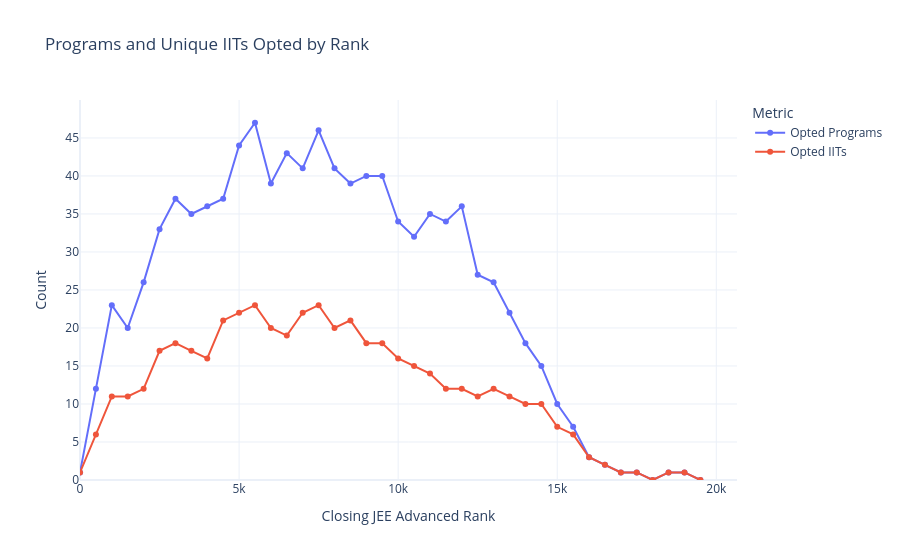

Notebook code for this chart:
### Code cell
df_plot = df_iit.copy()

# 1. Data Cleaning
df_plot['Opening Rank'] = pd.to_numeric(df_plot['Opening Rank'], errors='coerce')
df_plot['Closing Rank'] = pd.to_numeric(df_plot['Closing Rank'], errors='coerce')

# Drop rows with NaN ranks (removes preparatory 'P' ranks or other text)
df_clean = df_plot.dropna(subset=['Opening Rank', 'Closing Rank']).copy()

# 2. Define the ranks to check
max_closing_rank = int(df_clean['Closing Rank'].max())
if max_closing_rank > 100000:
    max_closing_rank = 100000

# Generating list: [1, 1000, 2000, 3000, ...]
ranks_to_check = [1] + list(range(500, max_closing_rank + 500, 500))

# 3. Calculate both metrics in a single loop
programs_count = []
colleges_count = []

for rank in ranks_to_check:
    # Find all branches the student qualifies for
    available_seats = df_clean[(df_clean['Opening Rank'] <= rank) & (df_clean['Closing Rank'] >= rank)]
    
    # Metric 1: Count total options (programs)
    programs_count.append(len(available_seats))
    
    # Metric 2: Count UNIQUE institutes
    colleges_count.append(available_seats['Institute'].nunique())

# Create a single DataFrame holding both metrics
results_df = pd.DataFrame({
    'Closing JEE Advanced Rank': ranks_to_check,
    'Opted Programs': programs_count,
    'Opted IITs': colleges_count
})

# 4. Plot using Plotly Express
# Passing a list to 'y' plots both columns as separate, color-coded lines
fig = px.line(
    results_df, 
    x='Closing JEE Advanced Rank', 
    y=['Opted Programs', 'Opted IITs'], 
    markers=True,
    title='Programs and Unique IITs Opted by Rank',
    labels={
        'Target Rank': 'Closing JEE Advanced Rank', 
        'value': 'Count',       # This labels the Y-axis
        'variable': 'Metric'    # This labels the legend
    }
)

# Styling
fig.update_layout(
    xaxis=dict(
        tickmode='linear', 
        dtick=5000, 
        rangemode='nonnegative'
    ), 
    yaxis=dict(
        rangemode='nonnegative'
    ),
    template='plotly_white',
    hovermode="x unified"
)

fig.show()

### Figure 1 — Plotly figure (JSON) as saved in the notebook; plotly's stock layout.template omitted (floating-point values rounded to 4 significant figures)
{"data": [{"hovertemplate": "Metric=Opted Programs<br>Closing JEE Advanced Rank=%{x}<br>Count=%{y}<extra></extra>", "legendgroup": "Opted Programs", "line": {"color": "#636efa", "dash": "solid"}, "marker": {"symbol": "circle"}, "mode": "lines+markers", "name": "Opted Programs", "orientation": "v", "showlegend": true, "type": "scatter", "x": [1, 500, 1000, 1500, 2000, 2500, 3000, 3500, 4000, 4500, 5000, 5500, 6000, 6500, 7000, 7500, 8000, 8500, 9000, 9500, 10000, 10500, 11000, 11500, 12000, 12500, 13000, 13500, 14000, 14500, 15000, 15500, 16000, 16500, 17000, 17500, 18000, 18500, 19000, 19500], "xaxis": "x", "y": [1, 12, 23, 20, 26, 33, 37, 35, 36, 37, 44, 47, 39, 43, 41, 46, 41, 39, 40, 40, 34, 32, 35, 34, 36, 27, 26, 22, 18, 15, 10, 7, 3, 2, 1, 1, 0, 1, 1, 0], "yaxis": "y"}, {"hovertemplate": "Metric=Opted IITs<br>Closing JEE Advanced Rank=%{x}<br>Count=%{y}<extra></extra>", "legendgroup": "Opted IITs", "line": {"color": "#EF553B", "dash": "solid"}, "marker": {"symbol": "circle"}, "mode": "lines+markers", "name": "Opted IITs", "orientation": "v", "showlegend": true, "type": "scatter", "x": [1, 500, 1000, 1500, 2000, 2500, 3000, 3500, 4000, 4500, 5000, 5500, 6000, 6500, 7000, 7500, 8000, 8500, 9000, 9500, 10000, 10500, 11000, 11500, 12000, 12500, 13000, 13500, 14000, 14500, 15000, 15500, 16000, 16500, 17000, 17500, 18000, 18500, 19000, 19500], "xaxis": "x", "y": [1, 6, 11, 11, 12, 17, 18, 17, 16, 21, 22, 23, 20, 19, 22, 23, 20, 21, 18, 18, 16, 15, 14, 12, 12, 11, 12, 11, 10, 10, 7, 6, 3, 2, 1, 1, 0, 1, 1, 0], "yaxis": "y"}], "layout": {"hovermode": "x unified", "legend": {"title": {"text": "Metric"}, "tracegroupgap": 0}, "title": {"text": "Programs and Unique IITs Opted by Rank"}, "xaxis": {"anchor": "y", "domain": [0, 1], "dtick": 5000, "rangemode": "nonnegative", "tickmode": "linear", "title": {"text": "Closing JEE Advanced Rank"}}, "yaxis": {"anchor": "x", "domain": [0, 1], "rangemode": "nonnegative", "title": {"text": "Count"}}}}
